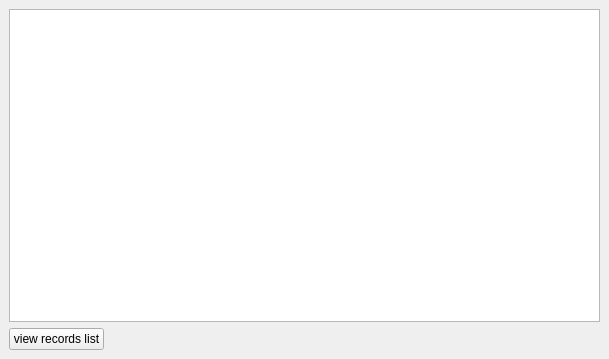
<?xml version="1.0" encoding="UTF-8"?>
<ui version="4.0">
 <class>MainWindow</class>
 <widget class="QMainWindow" name="MainWindow">
  <property name="geometry">
   <rect>
    <x>0</x>
    <y>0</y>
    <width>609</width>
    <height>359</height>
   </rect>
  </property>
  <property name="windowTitle">
   <string>task_1</string>
  </property>
  <widget class="QWidget" name="centralwidget">
   <layout class="QVBoxLayout" name="verticalLayout_3">
    <item>
     <layout class="QVBoxLayout" name="verticalLayout_2">
      <item>
       <widget class="QTextEdit" name="textEdit"/>
      </item>
     </layout>
    </item>
    <item>
     <layout class="QVBoxLayout" name="verticalLayout">
      <item>
       <widget class="QPushButton" name="pushButton">
        <property name="sizePolicy">
         <sizepolicy hsizetype="Maximum" vsizetype="Minimum">
          <horstretch>0</horstretch>
          <verstretch>0</verstretch>
         </sizepolicy>
        </property>
        <property name="text">
         <string>view records list</string>
        </property>
       </widget>
      </item>
     </layout>
    </item>
   </layout>
  </widget>
 </widget>
 <resources/>
 <connections/>
</ui>
